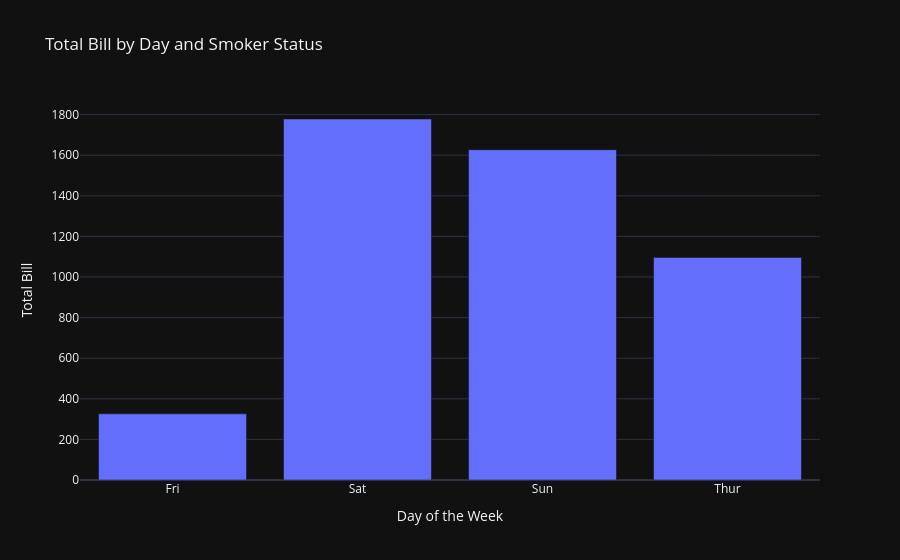

The code cell stored with this chart in its notebook:
### Code cell
px.bar(data_frame=temp,x='day',y='total_bill',title='Total Bill by Day and Smoker Status',labels={'day':'Day of the Week','total_bill':'Total Bill','smoker':'Smoker Status'},template='plotly_dark')

### Figure 1 — Plotly figure (JSON) as saved in the notebook; plotly's stock layout.template omitted (floating-point values rounded to 4 significant figures)
{"data": [{"alignmentgroup": "True", "hovertemplate": "Day of the Week=%{x}<br>Total Bill=%{y}<extra></extra>", "legendgroup": "", "marker": {"color": "#636efa", "pattern": {"shape": ""}}, "name": "", "offsetgroup": "", "orientation": "v", "showlegend": false, "textposition": "auto", "type": "bar", "x": ["Fri", "Sat", "Sun", "Thur"], "xaxis": "x", "y": [325.9, 1778.0, 1627.0, 1096.0], "yaxis": "y"}], "layout": {"barmode": "relative", "legend": {"tracegroupgap": 0}, "title": {"text": "Total Bill by Day and Smoker Status"}, "xaxis": {"anchor": "y", "domain": [0, 1], "title": {"text": "Day of the Week"}}, "yaxis": {"anchor": "x", "domain": [0, 1], "title": {"text": "Total Bill"}}}}
